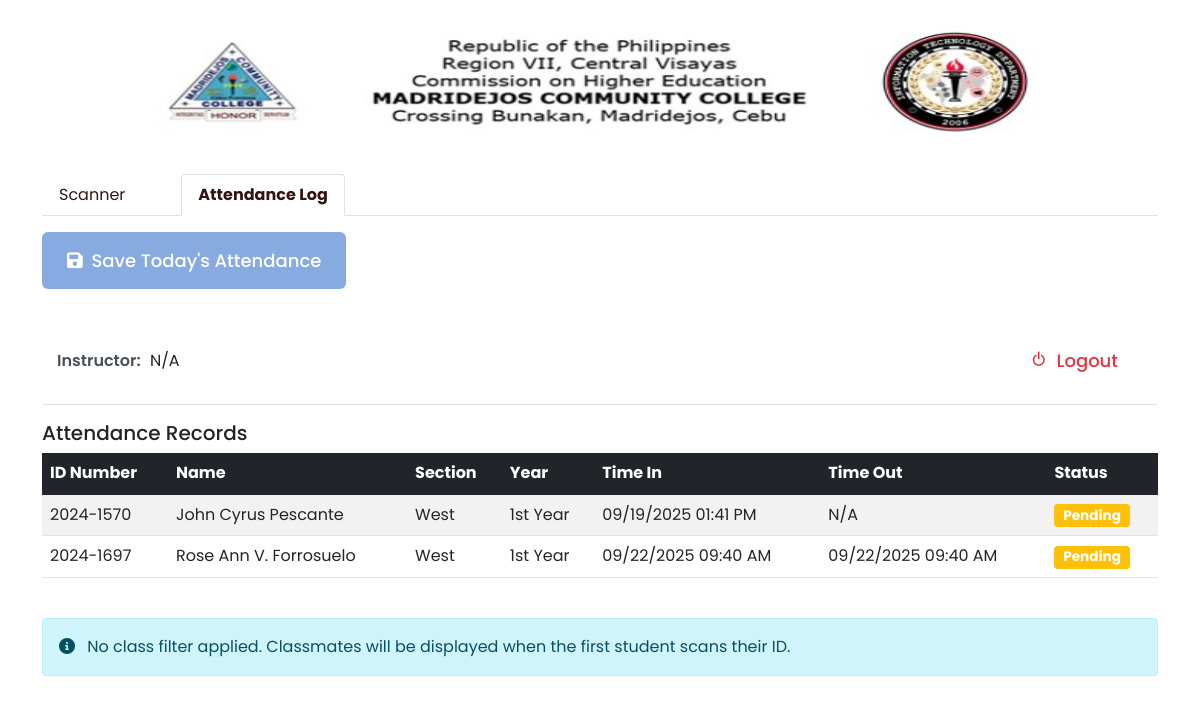
The app's page /students_logs.php with its own data.
### tables this page shows
CREATE TABLE `attendance_logs` (
  `id` int(11) NOT NULL,
  `student_id` int(11) NOT NULL,
  `id_number` varchar(50) NOT NULL,
  `time_in` datetime NOT NULL,
  `time_out` datetime DEFAULT NULL,
  `department` varchar(255) NOT NULL,
  `location` varchar(255) NOT NULL,
  `instructor_id` varchar(9) NOT NULL,
  `status` varchar(20) DEFAULT NULL
);

CREATE TABLE `students` (
  `id` int(11) NOT NULL,
  `id_number` varchar(9) NOT NULL,
  `fullname` varchar(100) NOT NULL,
  `section` varchar(50) NOT NULL,
  `year` varchar(20) NOT NULL,
  `status` varchar(10) NOT NULL,
  `created_at` timestamp NOT NULL DEFAULT current_timestamp(),
  `updated_at` timestamp NOT NULL DEFAULT current_timestamp() ON UPDATE current_timestamp(),
  `department_id` varchar(144) NOT NULL,
  `photo` varchar(25) NOT NULL,
  `date_added` timestamp NULL DEFAULT current_timestamp()
);

### students_logs.php (the view, shortened to what this page needs)
<?php
include 'connection.php';
$first_student_section = isset($_SESSION['first_student_section']) ? $_SESSION['first_student_section'] : null;
$first_student_year = isset($_SESSION['first_student_year']) ? $_SESSION['first_student_year'] : null;
$attendance_saved = isset($_SESSION['attendance_saved']) ? $_SESSION['attendance_saved'] : false;
$archive_message = isset($_SESSION['archive_message']) ? $_SESSION['archive_message'] : '';
?>
<!DOCTYPE html>
<html lang="en">
<head>
    <link href="https://cdn.jsdelivr.net/npm/bootstrap@5.1.3/dist/css/bootstrap.min.css" rel="stylesheet">
    <link rel="stylesheet" href="https://cdnjs.cloudflare.com/ajax/libs/font-awesome/6.4.0/css/all.min.css">
    <link rel="stylesheet" href="assets/css/grow_up.css">
    <link href="https://unpkg.com/aos@2.3.1/dist/aos.css" rel="stylesheet">
    <link href='https://unpkg.com/boxicons@2.1.2/css/boxicons.min.css' rel='stylesheet'>
</head>
<body>
<img src="uploads/Head.png" style="width: 100%; height: 150px; margin-left: 10px; padding=10px; margin-top=20px;S">
<div class="container mt-4">
    <ul class="nav nav-tabs">
        <li class="nav-item">
            <a class="nav-link" href="main1.php">Scanner</a>
        </li>
        <li class="nav-item">
            <a class="nav-link active" href="#">Attendance Log</a>
        </li>
    </ul>
    <div class="tab-content mt-3">
        <div class="tab-pane fade show active" id="pills-students">
            <div class="action-buttons">
                <button type="button" class="btn btn-primary mb-2" data-bs-toggle="modal" data-bs-target="#idModal">
                    <i class="fas fa-save me-1"></i> Save Today's Attendance
                </button>
            </div>
            <?php if ($attendance_saved): ?>
                <div class="archived-message">
                    <h4>Attendance Records Archived</h4>
                    <p><?php echo htmlspecialchars($archive_message); ?></p>
                    <p>Your time-out was recorded at <strong><?php echo htmlspecialchars($timeout_time); ?></strong></p>
                </div>
            <?php else: ?>
                <div class="instructor-header">
                    <div class="instructor-info">
                        <div class="instructor-details">
                            <div>
                                <span class="detail-label">Instructor:</span>
                                <span class="detail-value"><?php echo htmlspecialchars($_SESSION['access']['instructor']['fullname'] ?? 'N/A'); ?></span>
                            </div>
                        </div>
                        <a href="logout.php" class="btn btn-sm btn-outline-danger">
                            <i class="bx bx-power-off me-1"></i> Logout
                        </a>
                    </div>
                </div>
                <h5 class="mt-3">Attendance Records</h5>
                <div class="table-responsive">
                    <table class="table table-striped table-hover">
                        <thead class="table-dark">
                            <tr>
                                <th>ID Number</th>
                                <th>Name</th>
                                <th>Section</th>
                                <th>Year</th>
                                <th>Time In</th>
                                <th>Time Out</th>
                                <th>Status</th>
                            </tr>
                        </thead>
                        <tbody>
                            <?php
                            $attendance_query = "SELECT l.*, s.fullname, s.section, s.year
                                               FROM attendance_logs l
                                               JOIN students s ON l.student_id = s.id";
                            if ($first_student_section && $first_student_year) {
                                $attendance_query .= " WHERE s.section = ? AND s.year = ?";
                                $stmt = $db->prepare($attendance_query);
                                $stmt->bind_param("ss", $first_student_section, $first_student_year);
                                $stmt->execute();
                                $attendance_result = $stmt->get_result();
                            } else {
                                $attendance_result = $db->query($attendance_query);
                            }
                            if ($attendance_result && $attendance_result->num_rows > 0) {
                                while ($row = $attendance_result->fetch_assoc()) {
                                    echo '<tr>';
                                    echo '<td>'.htmlspecialchars($row['id_number']).'</td>';
                                    echo '<td>'.htmlspecialchars($row['fullname']).'</td>';
                                    echo '<td>'.htmlspecialchars($row['section']).'</td>';
                                    echo '<td>'.htmlspecialchars($row['year']).'</td>';
                                    echo '<td>'.($row['time_in'] ? date('m/d/Y h:i A', strtotime($row['time_in'])) : 'N/A').'</td>';
                                    echo '<td>'.($row['time_out'] ? date('m/d/Y h:i A', strtotime($row['time_out'])) : 'N/A').'</td>';
                                    echo '<td>'.(!empty($row['status']) ?
                                        '<span class="badge bg-success">Saved</span>' :
                                        '<span class="badge bg-warning">Pending</span>').'</td>';
                                    echo '</tr>';
                                }
                            } else {
                                echo '<tr><td colspan="7" class="text-center py-4">No attendance records found</td></tr>';
                            }
                            ?>
                        </tbody>
                    </table>
                </div>
                <?php if ($first_student_section && $first_student_year): ?>
                    <div class="classmates-section">
                        <?php if (!empty($_SESSION['access']['subject']['name'])): ?>
                            <div>
                                <span class="detail-label">Subject:</span>
                                <span class="detail-value"><?php echo htmlspecialchars($_SESSION['access']['subject']['name']); ?></span>
                            </div>
                            <?php endif; ?>
                            <?php if (!empty($_SESSION['access']['subject']['time'])): ?>
                            <div>
                                <span class="detail-label">Time:</span>
                                <span class="detail-value"><?php echo htmlspecialchars($_SESSION['access']['subject']['time']); ?></span>
                            </div>
                            <?php endif; ?>
                        <?php
                        $classmates = getClassmatesByYearSection($db, $first_student_year, $first_student_section);
                        displayClassmatesTable($classmates, $first_student_year, $first_student_section);
                        ?>
                    </div>
                <?php else: ?>
                    <div class="alert alert-info mt-4">
                        <i class="fas fa-info-circle me-2"></i>
                        No class filter applied. Classmates will be displayed when the first student scans their ID.
                    </div>
                <?php endif; ?>
            <?php endif; ?>
        </div>
    </div>
</div>
</body>
</html>

### assets/css/grow_up.css (style rules this page uses)
:root { --primary: #FBC257; --primary-light: #FCCC73; --dark-brown: #341413; --gray-1: #798092; --gray-2: #E6E6ED; --white: #FFFFFF; --header-1: 64px; --header-2: 48px; --header-3: 42px; --header-4: 32px; --text-medium: 18px; --text-regular: 16px; --text-light: 13px; --font-weight-bold: 700; --font-weight-semi-bold: 600; --font-weight-medium: 500; --font-weight-regular: 400; --font-weight-light: 300; }
body { font-family: 'Poppins', sans-serif; }
.btn { padding: 15px 25px; border-radius: 6px; font-size: var(--text-medium); font-weight: var(--font-weight-medium); border: none; }
.btn-primary { background-color: var(--primary); }
a.nav-link { margin-right: 39px; font-size: var(--text-regular); font-weight: var(--font-weight-regular); color: var(--dark-brown) !important; }

### students_logs.php (style rules this page uses)
.nav-tabs .nav-link { color: #084298; }
.nav-tabs .nav-link.active { color: #084298; font-weight: bold; }
.action-buttons { margin-bottom: 20px; }
.instructor-header { position: sticky; top: 0; background: white; z-index: 100; padding: 15px; border-bottom: 1px solid #dee2e6; margin-bottom: 15px; }
.instructor-info { display: flex; justify-content: space-between; align-items: center; flex-wrap: wrap; gap: 10px; }
.instructor-details { display: flex; flex-wrap: wrap; gap: 15px; align-items: center; }
.detail-label { font-weight: 600; color: #495057; margin-right: 5px; }
.detail-value { color: #212529; }
.badge { font-size: 0.85em; }
.btn-primary { background-color: #87abe0; border-color: #87abe0; }

### records on screen
attendance_logs: id_number "2024-1570", student.fullname "John Cyrus Pescante", student.section "West", student.year "1st Year", time_in "09/19/2025 01:41 PM", shows "N/A", shows "Pending"
attendance_logs: id_number "2024-1697", student.fullname "Rose Ann V. Forrosuelo", student.section "West", student.year "1st Year", time_in "09/22/2025 09:40 AM", time_out "09/22/2025 09:40 AM", shows "Pending"

### other values on screen
$_SESSION['access']['instructor']['fullname'] "N/A"
